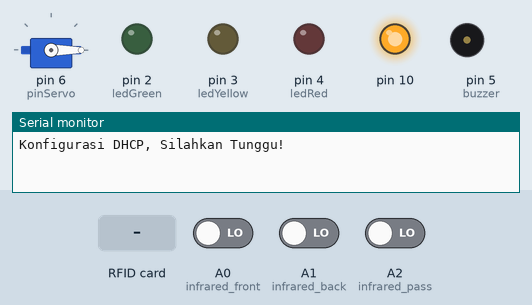
Recording of a sketch running on a simulated Arduino Uno, built with avr-gcc and run on an emulated ATmega328P. Parts: servo, output pins drawn as LEDs (lit = HIGH), buzzer (waves = sounding, pin HIGH), the last lines printed to the serial monitor. The inputs (shaded band) are chosen by the test bench; at power-on: A0 (infrared_front) LOW, A1 (infrared_back) LOW, A2 (infrared_pass) LOW. WiFi joins after 1.5 s; servers stay silent unless stated; uploads are accepted with an empty reply.

Above: at 0.1 s.
At 7.9 s:
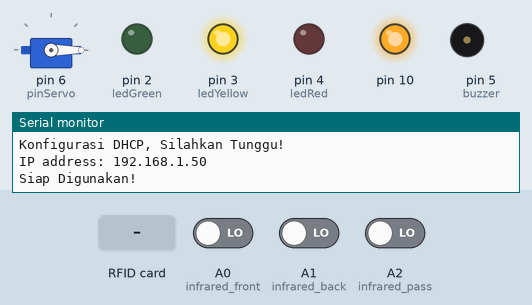
8.0 s: RFID card 5E 7A 19 C4 held to the reader
At 8.4 s:
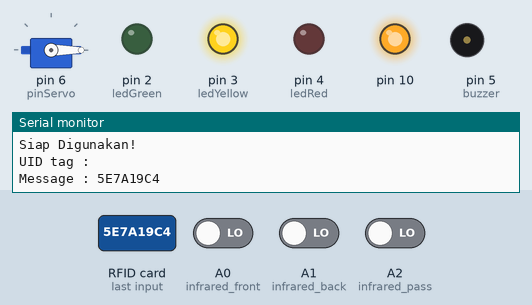
Timing chart, 0 to 11.0 s (numbered marks = the images above; inputs shaded):
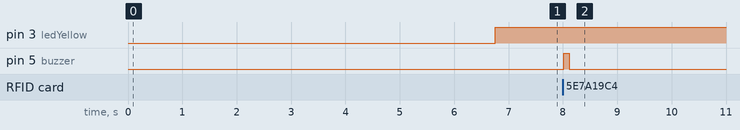

Measured:
- after the input at 8.0 s, pin 5 (buzzer): LOW → HIGH at once, → LOW 0.10 s later

The sketch:

Arduino_Proyek_Tol_Delameta.ino
```cpp
#include <SPI.h>            // Library komunikasi SPI
#include <Ethernet.h>       // Library Ethernet
#include <ArduinoJson.h>    // Library Arduino JSON
#include <MFRC522.h>        // Library RFID
#include <Servo.h>          // Library Servo

byte mac[] = { 0xDE, 0xAD, 0xBE, 0xEF, 0xFE, 0xED };

EthernetClient client;      // Membuat instance baru dari library Ethernet

int HTTP_PORT       = 80;
String HTTP_METHOD  = "GET";
char HOST_NAME[]    = "192.168.43.10";                  // Alamat IP Laptop
String PATH_NAME    = "/proyek_delameta/data-api.php";  // URL website
String getData;

// Variabel yang akan dikirim ke website
String lokasi = "Tegal";
String golongan; //String golongan = "";

// Variabel yang digunakan oleh RFID
#define SS_PIN 8
#define RST_PIN 9

// Variabel masukan (input)
int infrared_back   = A1;   // Mendeteksi bagian belakang mobil
int infrared_front  = A0;   // Mendeteksi bagian depan mobil
int infrared_pass   = A2;   // Mendeteksi apakah kendaraan sudah lewat palang atau belum

// Variabel keluaran (output)
int buzzer    = 5;
int pinServo  = 6;
int ledRed    = 4;
int ledYellow = 3;
int ledGreen  = 2;

// Variabel millis()
unsigned long millis_akhir = 0;

// Variabel tambahan
int kunci = 0;
int pass_awal = 0;
int intervalBuzzer = 100;
int countBuzzer = 0;

MFRC522 mfrc522(SS_PIN, RST_PIN); // Membuat instance baru dari library MFRC522
Servo myservo;                    // Membuat instance baru dari library Servo

void setup() {
  Serial.begin(115200);

  // Mendeklarasikan pin Arduino sebagai input/output
  pinMode(infrared_back, INPUT);
  pinMode(infrared_front, INPUT);
  pinMode(infrared_pass, INPUT);
  pinMode(buzzer,OUTPUT);
  pinMode(ledRed, OUTPUT);
  pinMode(ledYellow, OUTPUT);
  pinMode(ledGreen, OUTPUT);
  myservo.attach(pinServo);       // Mendeklarasikan pin servo sebagai output
  myservo.write(0);               // Mengatur posisi awal servo
  while(!Serial);
  SPI.begin();                    // Initiate SPI bus
  mfrc522.PCD_Init();             // Initiate MFRC522

  //START IP DHCP
  Serial.println("Konfigurasi DHCP, Silahkan Tunggu!");
  if(Ethernet.begin(mac) == 0){
    Serial.println("DHCP Gagal!");
    if(Ethernet.hardwareStatus() == EthernetNoHardware){
      Serial.println("Ethernet Tidak tereteksi :(");
    }
    else if(Ethernet.linkStatus() == LinkOFF){
      Serial.println("Hubungkan kabel Ethernet!");
    }
    while (true){
      delay(1);
    }
  }
  //End DHCP
  delay(5000);
  Serial.print("IP address: ");
  Serial.println(Ethernet.localIP());
  client.connect(HOST_NAME, HTTP_PORT); //Menghubungkan ke alamat IP
  Serial.println("Siap Digunakan!");
}

void loop() {
  // Memanggil millis sebagai pengganti delay()
  unsigned long millis_awal = millis();

  // Baca data Infrared
  int bacaInfraredBack = map(digitalRead(infrared_back), 1, 0, 0, 1);
  int bacaInfraredFront = map(digitalRead(infrared_front), 1, 0, 0, 1);
  int bacaInfraredPass = map(digitalRead(infrared_pass), 1, 0, 0, 1);
  int pass_akhir = bacaInfraredPass;

  if(kunci == 0){                 // Mengaktifkan langkah 1
    // LED awal
    kondisiLED(0, 1, 0);
    cek_golongan(bacaInfraredFront, bacaInfraredBack);
  }

  if(kunci == 1){                 // Start if kunci, Mengaktifkan langkah 2
    if(!mfrc522.PICC_IsNewCardPresent()){return;}
    if(!mfrc522.PICC_ReadCardSerial()){return;}
    // Membaca dan menampilkan UID tag pada Serial Monitor
    Serial.println("UID tag :");
    // variabel RFID
    String uidString;
    byte letter;

    for (byte i = 0; i < mfrc522.uid.size; i++){
      uidString.concat(String(mfrc522.uid.uidByte[i] < 0x10 ? "": ""));
      uidString.concat(String(mfrc522.uid.uidByte[i], HEX));
    }
  Serial.print("Message : ");
  uidString.toUpperCase();
  Serial.println(uidString);
  digitalWrite(buzzer, HIGH);
  delay(100);
  digitalWrite(buzzer, LOW);

  // Serial.print("Nama tol :" + String(lokasi));
  // Serial.print("Nomor golongan :" + String(golongan));
  // Mem-POST-kan data ke website
  client.connect(HOST_NAME, HTTP_PORT);
  client.println(HTTP_METHOD + " " + PATH_NAME +
                    "?rfid=" + String(uidString) +
                    "&lokasi=" + String(lokasi) +
                    "&golongan=" + String(golongan)+
                    " HTTP/1.1");
  client.println("Host: " + String(HOST_NAME));
  client.println("Connection: close");
  client.println();
  // end HTTP header
  while(client.connected()) {       //Start client.connected()
    if(client.available()){         // Start client.avaliable()
      char endOfHeaders[] = "\r\n\r\n";
      client.find(endOfHeaders);
      getData = client.readString();
      getData.trim();
      Serial.println(getData);

      // meng-GET-kan data dari JSON
      const size_t capacity = JSON_OBJECT_SIZE(8) + 160; //cari dulu nilainya pakai Arduino Json 5 Asisten
      DynamicJsonDocument doc(capacity); // StaticJsonDocument<192> doc;
      DeserializationError error = deserializeJson(doc, getData); //const size_t capacity = JSON_OBJECT_SIZE(18) + 410;
      const char* id_rfid         = doc["id_rfid"]; // "2"
      const char* saldo           = doc["saldo"]; // "4433000"
      const char* nama_tol        = doc["nama_tol"]; // "Tegal"
      const char* id_pembayaran   = doc["id_pembayaran"]; // "5058"
      const char* no_transaksi    = doc["no_transaksi"]; // "INVTOL 2 812 10 130204"
      const char* ambilStatus     =  doc["status"]; // "Berhasil"
      const char* ambilKeterangan = doc["keterangan"]; // "Transaksi berhasil"
      const char* tanggal         = doc["tanggal"]; // "2021-12-17 13:02:04"
      const char* tarif           = doc["tarif"]; // "2021-12-17 13:02:04"

        //LOGIKA
       if(String(ambilStatus) == "Berhasil"){
          Serial.println("PALANG TERBUKA");
          myservo.write(90);
          kondisiLED(0, 0, 1);
          buzzer_berhasil();
          kunci = 2;
          Serial.print(kunci);
        }
        else if(String(ambilStatus) == "Saldo"){
          myservo.write(0);
          kondisiLED(1, 0, 0);
          buzzer_gagal();
          kondisiLED(0, 1, 0);
          Serial.println("Saldo Anda Tidak Cukup");
          //POST TO SERIAL
          Serial.print("NomorRFID :");Serial.println(uidString);
          Serial.print("Sisa Saldo : ");Serial.println(saldo);
       }
       else if(String(ambilStatus) == "Tol"){
          myservo.write(0);
          kondisiLED(1, 0, 0);
          buzzer_gagal();
          kondisiLED(0, 1, 0);
          Serial.println("Tol Tidak Terdaftar!");
       }
       else if(String(ambilStatus) == "Gagal"){
          myservo.write(0);
          kondisiLED(1, 0, 0);
          buzzer_gagal();
          kondisiLED(0, 1, 0);
          Serial.println("RFID Tidak terdaftar!");
       }
       else{
       Serial.print("Semua perintah gagal.");
       // Serial.print("Status:");Serial.print(ambilStatus);
        } // End Else if
      } // End client.avaliable()
    } // End client.connected()
  } // End if kunci

  if(kunci == 2 && pass_akhir == 0 && pass_awal == 1){
   delay(500);
   myservo.write(0);
   buzzer_berhasil();
   Serial.println("PALANG TERTUTUP");
   kondisiLED(0, 1, 0);
   delay(1000);
   kunci = 0;
  }
  pass_awal = pass_akhir;
}

// Fungsi untuk mengecek golongan kendaraan
void cek_golongan(int ir_front, int ir_back){
  if(ir_front == 1 and ir_back == 1){
   golongan = "golongan_2";
   kunci = 1;
  }
  else if(ir_front == 1 and ir_back == 0){
   golongan = "golongan_1";
   kunci = 1;
  }
}

void buzzer_berhasil(){
  digitalWrite(buzzer,HIGH);
  delay(100);
  digitalWrite(buzzer,LOW);
  delay(100);
  digitalWrite(buzzer,HIGH);
  delay(100);
  digitalWrite(buzzer,LOW);
  delay(100);
}

void buzzer_gagal(){
  digitalWrite(buzzer,HIGH);
  delay(1000);
  digitalWrite(buzzer,LOW);
  delay(1000);
}

void kondisiLED(int led1, int led2, int led3){
  digitalWrite(ledRed, led1);
  digitalWrite(ledYellow, led2);
  digitalWrite(ledGreen, led3);
}
```
